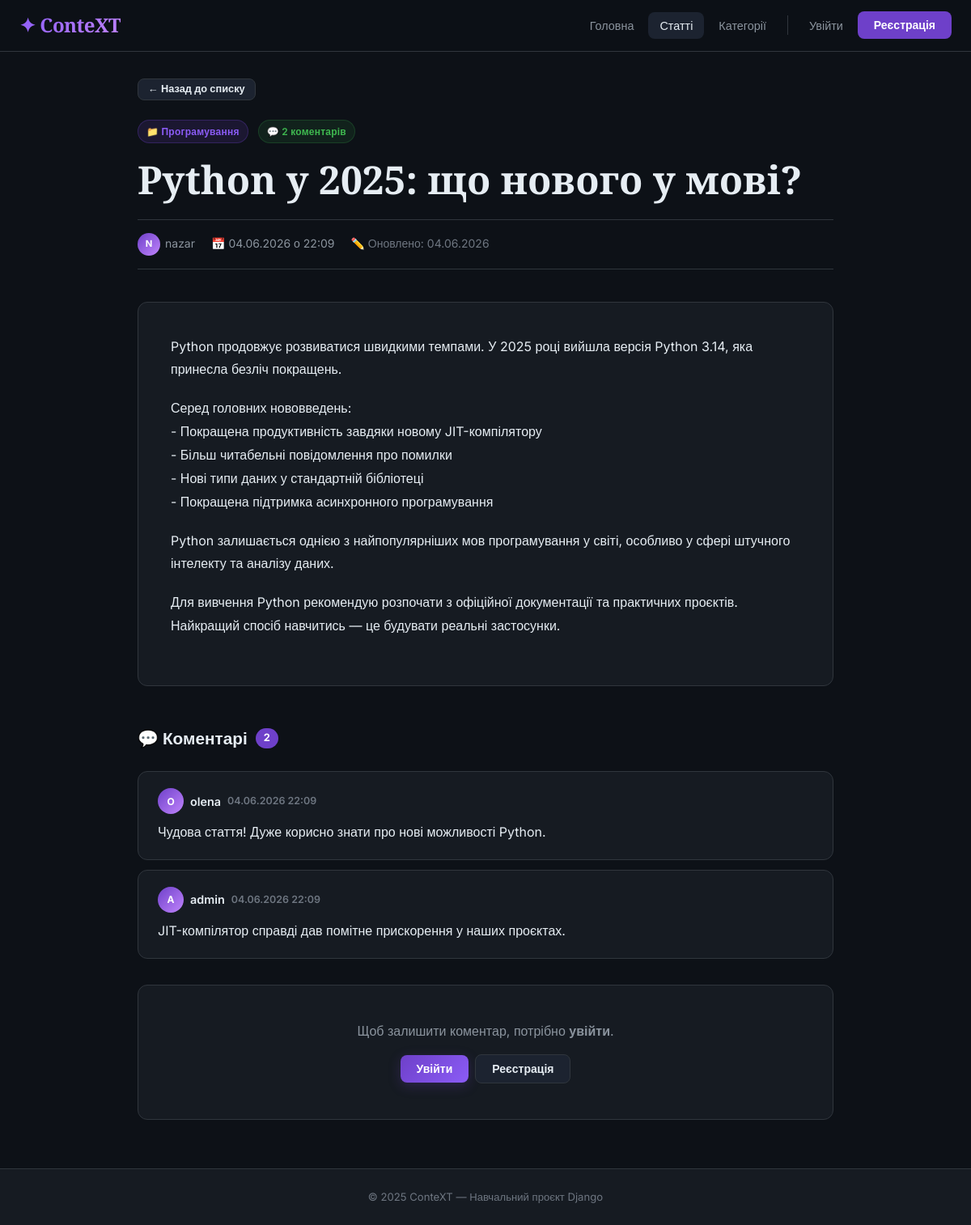
/articles/1/, run on the app's committed database.
### blog/models.py (models this page shows, shortened)
class Article(models.Model):
    title = models.CharField(max_length=300, verbose_name='Заголовок')
    content = models.TextField(verbose_name='Текст')
    published_at = models.DateTimeField(auto_now_add=True, verbose_name='Дата публікації')
    updated_at = models.DateTimeField(auto_now=True, verbose_name='Дата оновлення')
    category = models.ForeignKey(
        Category,
        on_delete=models.SET_NULL,
        null=True,
        blank=True,
        related_name='articles',
        verbose_name='Категорія'
    )
    author = models.ForeignKey(
        User,
        on_delete=models.CASCADE,
        related_name='articles',
        verbose_name='Автор'
    )
    class Meta:
        verbose_name = 'Стаття'
        verbose_name_plural = 'Статті'
        ordering = ['-published_at']

class Category(models.Model):
    name = models.CharField(max_length=200, verbose_name='Назва')
    description = models.TextField(blank=True, verbose_name='Опис')
    class Meta:
        verbose_name = 'Категорія'
        verbose_name_plural = 'Категорії'
        ordering = ['name']

class Comment(models.Model):
    article = models.ForeignKey(
        Article,
        on_delete=models.CASCADE,
        related_name='comments',
        verbose_name='Стаття'
    )
    author = models.ForeignKey(
        User,
        on_delete=models.CASCADE,
        related_name='comments',
        verbose_name='Автор',
        null=True,
        blank=True
    )
    author_name = models.CharField(max_length=100, blank=True, verbose_name='Ім\'я автора')
    text = models.TextField(verbose_name='Текст коментаря')
    created_at = models.DateTimeField(auto_now_add=True, verbose_name='Дата створення')
    class Meta:
        verbose_name = 'Коментар'
        verbose_name_plural = 'Коментарі'
        ordering = ['created_at']
    def get_display_author(self):
        if self.author:
            return self.author.username
        return self.author_name or 'Анонім'

### blog/views.py (the view, shortened to what this page needs)
# urls.py: path('articles/<int:pk>/', views.article_detail, name='article_detail'),
def article_detail(request, pk):
    article = get_object_or_404(
        Article.objects.select_related('author', 'category').prefetch_related('comments__author'),
        pk=pk
    )
    comments = article.comments.select_related('author').order_by('created_at')
    comment_form = CommentForm()
    can_edit = (
        request.user.is_authenticated and
        (request.user == article.author or request.user.is_staff)
    )
    return render(request, 'blog/article_detail.html', {
        'article': article,
        'comments': comments,
        'comment_form': comment_form,
        'can_edit': can_edit,
    })

### templates/blog/article_detail.html (shortened to what this page needs)
{% extends 'blog/base.html' %}
{% block content %}
<div style="max-width: 860px; margin: 0 auto;">
  <a href="{% url 'blog:article_list' %}" class="btn btn-secondary btn-sm" style="margin-bottom:24px;">← Назад до списку</a>
  <header class="article-detail-header">
    <div class="article-meta" style="margin-bottom:16px;">
      {% if article.category %}
        <a href="{% url 'blog:category_detail' article.category.pk %}" class="badge badge-category">📁 {{ article.category.name }}</a>
      {% endif %}
      <span class="badge badge-count">💬 {{ article.comments.count }} коментарів</span>
    </div>
    <h1 class="article-detail-title">{{ article.title }}</h1>
    <div class="article-detail-meta">
      <div class="meta-item">
        <div class="author-avatar">{{ article.author.username|first|upper }}</div>
        <span>{{ article.author.username }}</span>
      </div>
      <div class="meta-item">📅 {{ article.published_at|date:"d.m.Y о H:i" }}</div>
      {% if article.updated_at != article.published_at %}
        <div class="meta-item" style="color:var(--text-muted);">✏️ Оновлено: {{ article.updated_at|date:"d.m.Y" }}</div>
      {% endif %}
    </div>
  </header>
  <div class="article-content">
    {{ article.content|linebreaks }}
  </div>
  <section class="comments-section">
    <h2 class="section-title">
      💬 Коментарі
      <span class="section-title-count">{{ comments|length }}</span>
    </h2>
    {% if comments %}
      {% for comment in comments %}
      <div class="comment-item">
        <div class="comment-header">
          <div class="comment-author">
            <div class="author-avatar" style="width:32px;height:32px;font-size:0.75rem;">
              {{ comment.get_display_author|first|upper }}
            </div>
            <span>{{ comment.get_display_author }}</span>
            <span class="comment-date">{{ comment.created_at|date:"d.m.Y H:i" }}</span>
          </div>
        </div>
        <p class="comment-text">{{ comment.text|linebreaks }}</p>
      </div>
      {% endfor %}
    {% else %}
      <div class="empty-state" style="padding:32px;">
        <div class="empty-state-icon">💭</div>
        <div class="empty-state-title">Коментарів ще немає</div>
        <p>Будьте першим, хто прокоментує цю статтю!</p>
      </div>
    {% endif %}
    <div class="comment-form-card">
      {% if user.is_authenticated %}
        <h3 style="font-size:1rem; font-weight:700; margin-bottom:16px; color:var(--text-primary);">
          ✍️ Залишити коментар
        </h3>
        <form method="post">
          {% csrf_token %}
          <div class="form-group">
            <label class="form-label">Ваш коментар</label>
            {{ comment_form.text }}
            {% if comment_form.text.errors %}
              {% for error in comment_form.text.errors %}
                <p class="form-error">{{ error }}</p>
              {% endfor %}
            {% endif %}
          </div>
          <button type="submit" class="btn btn-primary">💬 Опублікувати</button>
        </form>
      {% else %}
        <div style="text-align:center; padding:16px;">
          <p style="color:var(--text-secondary); margin-bottom:16px;">
            Щоб залишити коментар, потрібно <strong>увійти</strong>.
          </p>
          <div class="btn-group" style="justify-content:center;">
            <a href="{% url 'blog:login' %}?next={{ request.path }}" class="btn btn-primary">Увійти</a>
            <a href="{% url 'blog:register' %}" class="btn btn-secondary">Реєстрація</a>
          </div>
        </div>
      {% endif %}
    </div>
  </section>
</div>
{% endblock %}

### static/css/style.css (style rules this page uses)
:root { --bg-dark: #0d1117; --bg-card: #161b22; --bg-hover: #1c2330; --border: #30363d; --accent: #6e40c9; --accent-light: #8b5cf6; --accent-glow: rgba(110, 64, 201, 0.25); --success: #3fb950; --danger: #f85149; --warning: #d29922; --info: #388bfd; --text-primary: #e6edf3; --text-secondary: #8b949e; --text-muted: #6e7681; --radius: 12px; --radius-sm: 8px; --shadow: 0 8px 32px rgba(0,0,0,0.4); --shadow-sm: 0 2px 8px rgba(0,0,0,0.3); --transition: 0.2s ease; --navbar-h: 64px; }
*, *::before, *::after { box-sizing: border-box; margin: 0; padding: 0; }
html { scroll-behavior: smooth; }
body { font-family: 'Inter', sans-serif; background: var(--bg-dark); color: var(--text-primary); min-height: 100vh; line-height: 1.6; }
a { color: var(--accent-light); text-decoration: none; transition: color var(--transition); }
.article-meta { display: flex; align-items: center; gap: 12px; margin-bottom: 16px; flex-wrap: wrap; }
.badge { display: inline-flex; align-items: center; gap: 4px; padding: 4px 10px; border-radius: 20px; font-size: 0.75rem; font-weight: 600; letter-spacing: 0.02em; }
.badge-category { background: rgba(110, 64, 201, 0.15); color: var(--accent-light); border: 1px solid rgba(110, 64, 201, 0.3); }
.badge-count { background: rgba(59, 185, 80, 0.1); color: var(--success); border: 1px solid rgba(59, 185, 80, 0.2); }
.author-avatar { width: 28px; height: 28px; border-radius: 50%; background: linear-gradient(135deg, var(--accent), #c084fc); display: flex; align-items: center; justify-content: center; font-size: 0.7rem; font-weight: 700; color: #fff; flex-shrink: 0; }
.btn { display: inline-flex; align-items: center; gap: 6px; padding: 10px 20px; border-radius: var(--radius-sm); font-size: 0.875rem; font-weight: 600; font-family: 'Inter', sans-serif; cursor: pointer; border: none; transition: all var(--transition); text-decoration: none; line-height: 1; white-space: nowrap; }
.btn-primary { background: linear-gradient(135deg, var(--accent), var(--accent-light)); color: #fff; box-shadow: 0 4px 15px var(--accent-glow); }
.btn-secondary { background: var(--bg-hover); color: var(--text-primary); border: 1px solid var(--border); }
.btn-sm { padding: 6px 12px; font-size: 0.8rem; }
.btn-group { display: flex; gap: 8px; flex-wrap: wrap; align-items: center; }
.article-detail-header { margin-bottom: 40px; }
.article-detail-title { font-family: 'Playfair Display', serif; font-size: clamp(1.8rem, 4vw, 3rem); font-weight: 800; line-height: 1.2; margin-bottom: 20px; }
.article-detail-meta { display: flex; align-items: center; gap: 20px; flex-wrap: wrap; padding: 16px 0; border-top: 1px solid var(--border); border-bottom: 1px solid var(--border); margin-bottom: 32px; }
.meta-item { display: flex; align-items: center; gap: 6px; font-size: 0.875rem; color: var(--text-secondary); }
.article-content { background: var(--bg-card); border: 1px solid var(--border); border-radius: var(--radius); padding: 40px; font-size: 1rem; line-height: 1.8; color: var(--text-primary); margin-bottom: 48px; }
.article-content p { margin-bottom: 1.2em; }
.comments-section { margin-top: 48px; }
.section-title { font-size: 1.3rem; font-weight: 700; margin-bottom: 24px; display: flex; align-items: center; gap: 10px; color: var(--text-primary); }
.section-title-count { background: var(--accent); color: #fff; border-radius: 20px; padding: 2px 10px; font-size: 0.8rem; font-weight: 700; }
.comment-item { background: var(--bg-card); border: 1px solid var(--border); border-radius: var(--radius); padding: 20px 24px; margin-bottom: 12px; transition: border-color var(--transition); position: relative; }
.comment-header { display: flex; align-items: center; justify-content: space-between; margin-bottom: 10px; flex-wrap: wrap; gap: 8px; }
.comment-author { display: flex; align-items: center; gap: 8px; font-weight: 600; font-size: 0.9rem; color: var(--text-primary); }
.comment-date { font-size: 0.78rem; color: var(--text-muted); }
.comment-text { color: var(--text-secondary); font-size: 0.9rem; line-height: 1.6; }
.comment-form-card { background: var(--bg-card); border: 1px solid var(--border); border-radius: var(--radius); padding: 28px; margin-top: 32px; }

### data on the page
Article: category.name "Програмування", comments.count "2", title "Python у 2025: що нового у мові?", author.username|first "N", author.username "nazar", published_at "04.06.2026 о 22:09", updated_at "04.06.2026", content "Python продовжує розвиватися швидкими темпами. У 2025 році вийшла версія Python 3.14, яка принесла безліч покращень. Серед головних нововведень: - Покращена продуктивність завдяки новому JIT-компілятору - Більш читабельні повідомлення про помилки - Нові типи даних у стандартній бібліотеці - Покращена підтримка асинхронного програмування Python залишається однією з найпопулярніших мов програмування у світі, особливо у сфері штучного інтелекту та аналізу даних. Для вивчення Python рекомендую розпочати з офіційної документації та практичних проєктів. Найкращий спосіб навчитись — це будувати реальні застосунки."
Comment: get_display_author|first "O", get_display_author "olena", created_at "04.06.2026 22:09", text "Чудова стаття! Дуже корисно знати про нові можливості Python."
Comment: get_display_author|first "A", get_display_author "admin", created_at "04.06.2026 22:09", text "JIT-компілятор справді дав помітне прискорення у наших проєктах."

### other printed values
{{ comments|length }} "2"
